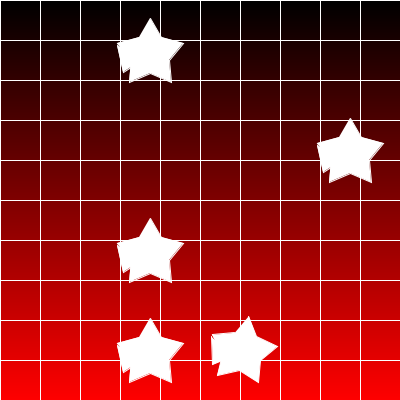
Frame 1 (no input)
Frame 60 (the mouse pressed at the canvas centre just before this capture): identical to frame 1, image omitted
Frame 120 (the mouse held since frame 60 and released just before this capture): identical to frame 1, image omitted

The Processing sketch that drew this single still picture (run headless with seeded random() and noise(); from frame 60 on, the mouse is pressed at the canvas centre):

// Processing sketch: processing_91420
// ── processing_91420.pde

float gray = 0.0;
int[] x = { 50, 61, 83, 69, 71, 50, 29, 31, 17, 39 };
int[] y=  { 18, 37, 43, 60, 82, 73, 82, 60, 43, 37 };


int x2[] = new int[5];
int y2[] = new int[5];

void setup()
{
  size(400,400);
  background(255);
  
  for (int i =0; i<5; i++)
  {
    x2[i] = (int)random(1, 50);
    y2[i] = (int)random(40, 100);
  }
}

void draw()
{
  //print
  for (int i = 0; i< 400; i++)

  { 
    float percent = (float)i/400;
    
    stroke(255 * percent, 0, 0);
    line(0, i, 400, i);
  }
  
  for ( int i = 0; i < 400; i += 40)
   {
     stroke(255);
    line(0, i, 400, i);
    line(i, 0, i, 400);
    
   }  
   
   pushMatrix();
   translate(100, 0);
   drawShapes(0, 0);
   popMatrix();
   
   pushMatrix();
   translate( 200, 0);
   drawShapes(100, 100);
   popMatrix();
   
   pushMatrix();
   translate( -100, 0);
   drawShapes(200, 200);
   popMatrix();
   
   pushMatrix();
   translate( -200, 0);
   drawShapes(300, 300);
   popMatrix();
   
   pushMatrix();
   rotate(radians(10));
   drawShapes(250, 250);
   popMatrix();
 
}
     

void drawShapes(float offset, float yoffset)
{
  beginShape();
   for (int i = 0; i < x.length; i++)
   {
     vertex(x[i] + offset, y[i] + yoffset);
   }  
   endShape(); 
   
   beginShape();
   for (int i = 0; i < x2.length; i++)
   {
     vertex(x2[i] + offset, y2[i] + yoffset);
   }  
   endShape(); 
}
